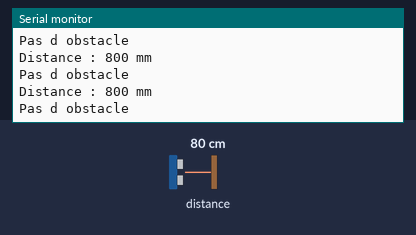
Simulated run of this sketch. Board: Arduino Uno, built with avr-gcc and run on an emulated ATmega328P. Parts: the last lines printed to the serial monitor. The test bench sets the inputs (shaded band); at power-on: distance to the obstacle 80 cm.

Above: at 1.3 s.
1.4 s: distance to the obstacle set to 2 cm
At 2.1 s:
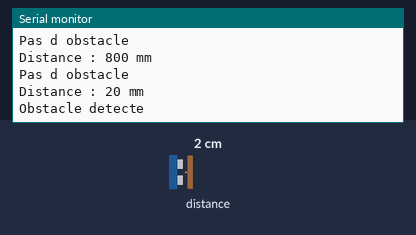
3.6 s: distance to the obstacle set to 4 cm
At 4.2 s:
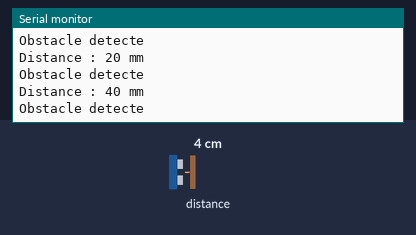
Timing chart, 0 to 6.6 s (numbered marks = the images above; inputs shaded):
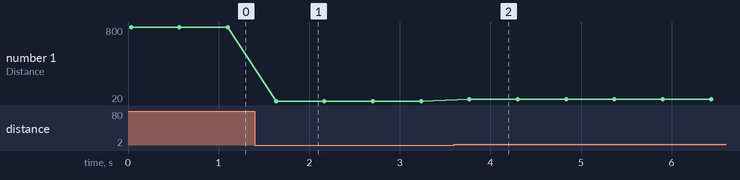

The sketch:

dtection.ino
```cpp
#include <Wire.h>
#include <VL53L0X.h>

VL53L0X capteur;

void setup() {
  Serial.begin(9600);
  Wire.begin();

  if (!capteur.init()) {
    Serial.println("Erreur capteur");
    while (1);
  }

  capteur.startContinuous();
}

void loop() {

  int distance = capteur.readRangeContinuousMillimeters();

  Serial.print("Distance : ");
  Serial.print(distance);
  Serial.println(" mm");

  if(distance <= 100){
    Serial.println("Obstacle detecte");
  }
  else{
    Serial.println("Pas d obstacle");
  }

  delay(500);
}
```

Measured:
- after the input at 1.4 s, the serial monitor: prints a new line after 0.23 s (image 1)
- after the input at 3.6 s, the serial monitor: prints a new line after 0.17 s (image 2)
- plotted number 1: 800 → 20 after the input at 1.4 s, 20 → 40 after the input at 3.6 s
